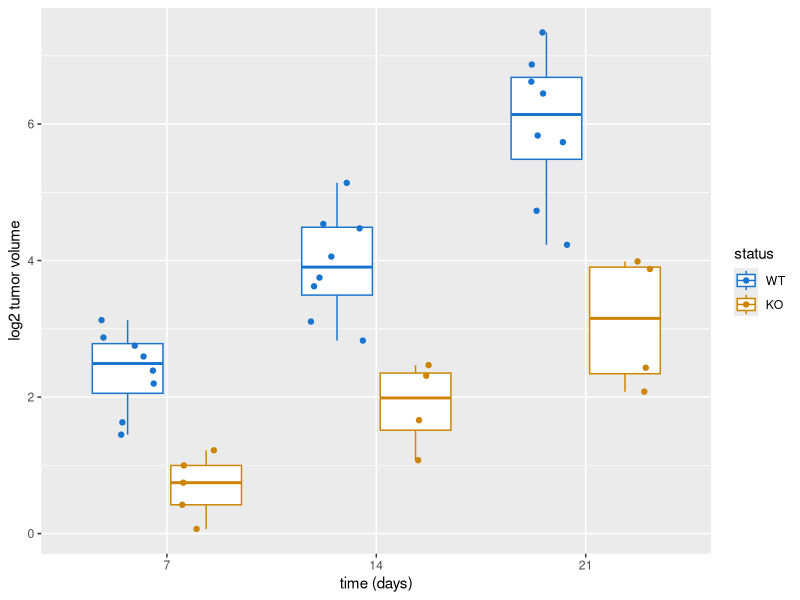
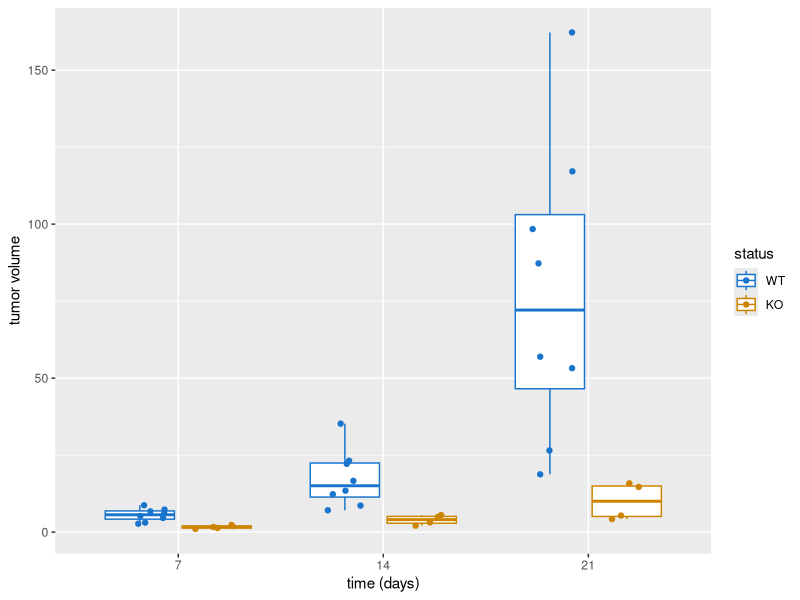
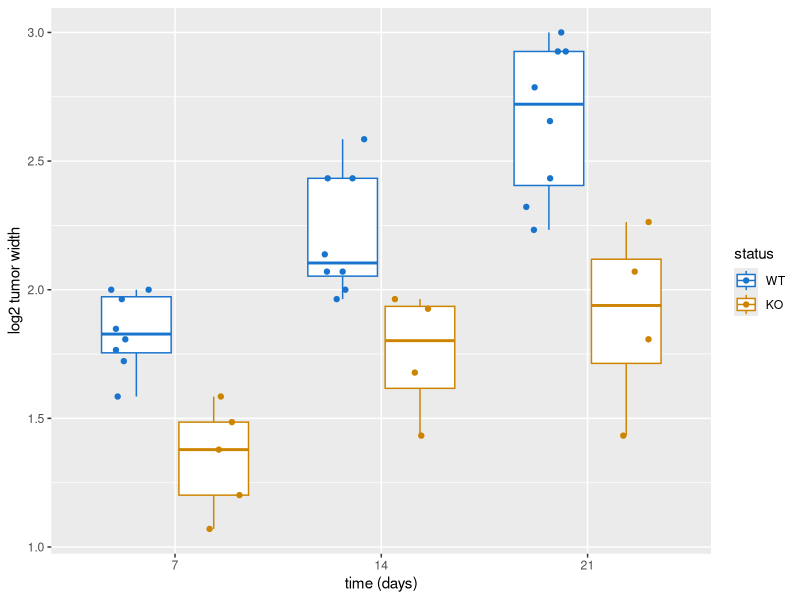
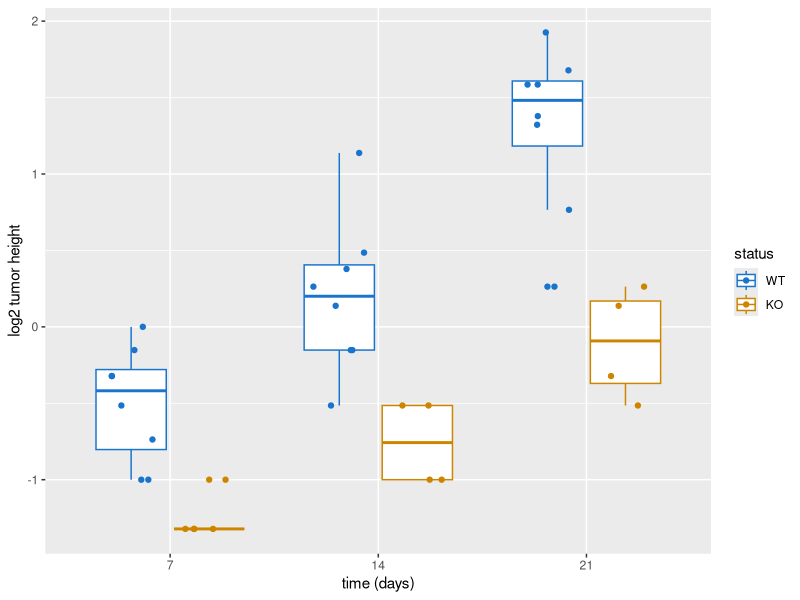
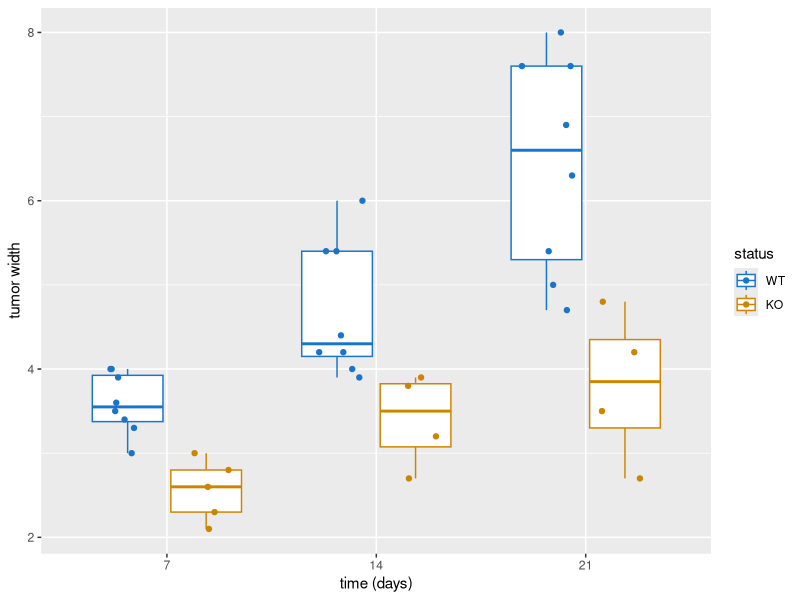
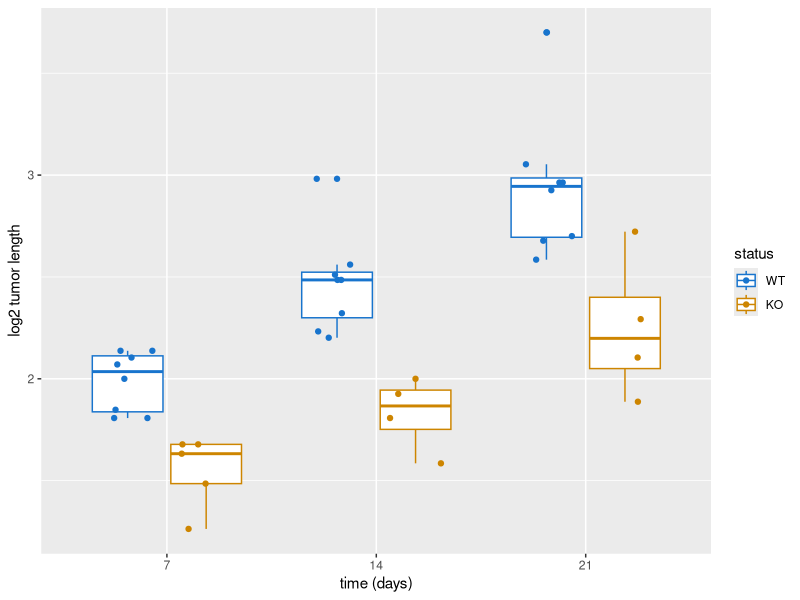
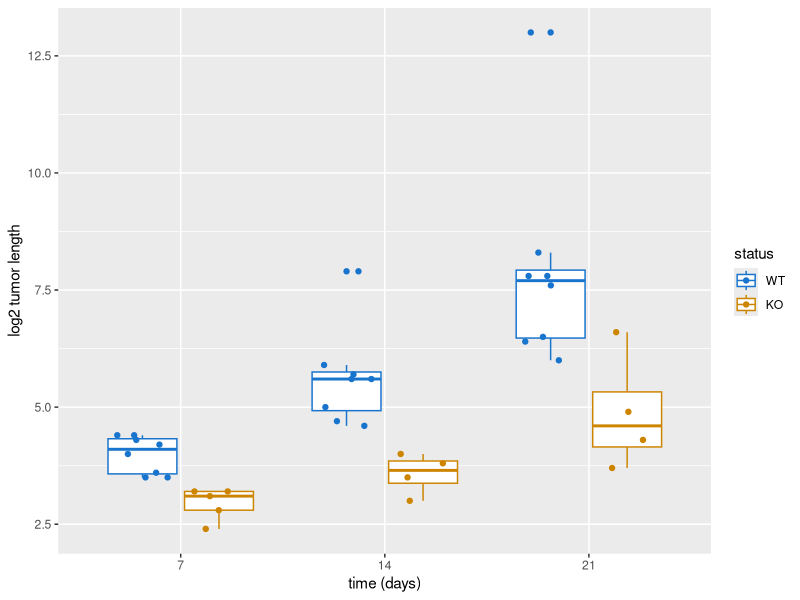
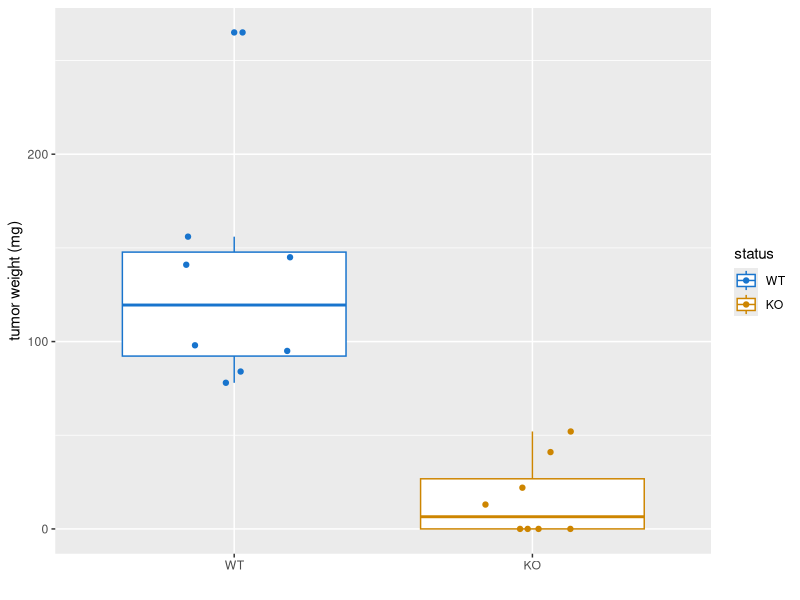

The R source for these figures, in order:
# setwd("E:/Dropbox/HDLBP (1)/")

dat<-read.delim("data/xenograft_all.txt", stringsAsFactors = F, dec = ",")

library(ggplot2)

dat$status<-factor(dat$status, levels=c("WT", "KO"))
dat$time<-factor(dat$time, levels=c("7", "14", "21"))


ggplot(dat, aes(time, log2(Volume), colour=status))+geom_boxplot()+
  geom_point( position = position_jitterdodge(jitter.width = 0.5))+xlab("time (days)")+ylab("log2 tumor volume")+
  scale_colour_manual(values=c("dodgerblue3", "orange3"))

ggplot(dat, aes(time, (Volume), colour=status))+geom_boxplot()+
  geom_point( position = position_jitterdodge(jitter.width = 0.5))+xlab("time (days)")+ylab("tumor volume")+
  scale_colour_manual(values=c("dodgerblue3", "orange3"))

ggplot(dat, aes(time, log2(Width), colour=status))+geom_boxplot()+
  geom_point( position = position_jitterdodge(jitter.width = 0.5))+xlab("time (days)")+ylab("log2 tumor width")+
  scale_colour_manual(values=c("dodgerblue3", "orange3"))
ggplot(dat, aes(time, log2(Height), colour=status))+geom_boxplot()+
  geom_point( position = position_jitterdodge(jitter.width = 0.5))+xlab("time (days)")+ylab("log2 tumor height")+
  scale_colour_manual(values=c("dodgerblue3", "orange3"))
ggplot(dat, aes(time, (Width), colour=status))+geom_boxplot()+
  geom_point( position = position_jitterdodge(jitter.width = 0.5))+xlab("time (days)")+ylab("tumor width")+
  scale_colour_manual(values=c("dodgerblue3", "orange3"))

ggplot(dat, aes(time, log2(Length), colour=status))+geom_boxplot()+
  geom_point( position = position_jitterdodge(jitter.width = 0.5))+xlab("time (days)")+ylab("log2 tumor length")+
  scale_colour_manual(values=c("dodgerblue3", "orange3"))
ggplot(dat, aes(time, (Length), colour=status))+geom_boxplot()+
  geom_point( position = position_jitterdodge(jitter.width = 0.5))+xlab("time (days)")+ylab("log2 tumor length")+
  scale_colour_manual(values=c("dodgerblue3", "orange3"))

ggplot(dat, aes(status, (tumor_weight_mg), colour=status))+geom_boxplot()+
  geom_point( position = position_jitterdodge(jitter.width = 0.8))+xlab("")+ylab("tumor weight (mg)")+
  scale_colour_manual(values=c("dodgerblue3", "orange3"))

ggplot(dat, aes(status, log2(tumor_weight_mg), colour=status))+geom_boxplot()+
  geom_point( position = position_jitterdodge(jitter.width = 0.8))+xlab("")+ylab("log2 tumor weight (mg)")+
  scale_colour_manual(values=c("dodgerblue3", "orange3"))


t.test(dat[dat$status=="WT" & dat$time=="7", "Volume"], dat[dat$status=="KO" & dat$time=="7", "Volume"])
t.test(dat[dat$status=="WT" & dat$time=="14", "Volume"], dat[dat$status=="KO" & dat$time=="14", "Volume"])
t.test(dat[dat$status=="WT" & dat$time=="21", "Volume"], dat[dat$status=="KO" & dat$time=="21", "Volume"])

t.test(dat[dat$status=="WT" & dat$time=="7", "Length"], dat[dat$status=="KO" & dat$time=="7", "Length"])
t.test(dat[dat$status=="WT" & dat$time=="14", "Length"], dat[dat$status=="KO" & dat$time=="14", "Length"])
t.test(dat[dat$status=="WT" & dat$time=="21", "Length"], dat[dat$status=="KO" & dat$time=="21", "Length"])

t.test(dat[dat$status=="WT" & dat$time=="7", "Width"], dat[dat$status=="KO" & dat$time=="7", "Width"])
t.test(dat[dat$status=="WT" & dat$time=="14", "Width"], dat[dat$status=="KO" & dat$time=="14", "Width"])
t.test(dat[dat$status=="WT" & dat$time=="21", "Width"], dat[dat$status=="KO" & dat$time=="21", "Width"])

t.test(dat[dat$status=="WT" & dat$time=="7", "Height"], dat[dat$status=="KO" & dat$time=="7", "Height"])
t.test(dat[dat$status=="WT" & dat$time=="14", "Height"], dat[dat$status=="KO" & dat$time=="14", "Height"])
t.test(dat[dat$status=="WT" & dat$time=="21", "Height"], dat[dat$status=="KO" & dat$time=="21", "Height"])


t.test(dat[dat$status=="WT" & dat$time=="21", "tumor_weight_mg"], dat[dat$status=="KO" & dat$time=="21", "tumor_weight_mg"])


length(na.omit(dat[dat$status=="WT" & dat$time=="7", "Volume"]))
length(na.omit(dat[dat$status=="KO" & dat$time=="7", "Volume"]))
length(na.omit(dat[dat$status=="WT" & dat$time=="14", "Volume"]))
length(na.omit(dat[dat$status=="KO" & dat$time=="14", "Volume"]))
length(na.omit(dat[dat$status=="WT" & dat$time=="21", "Volume"]))
length(na.omit(dat[dat$status=="KO" & dat$time=="21", "Volume"]))
length(na.omit(dat[dat$status=="WT" & dat$time=="21", "tumor_weight_mg"]))
length(na.omit(dat[dat$status=="KO" & dat$time=="21", "tumor_weight_mg"]))




anova_two_way<-aov(Volume~time+status, data=dat)
summary(anova_two_way)

anova_two_way<-aov(Length~time+status, data=dat)
summary(anova_two_way)

anova_two_way<-aov(Width~time+status, data=dat)
summary(anova_two_way)

anova_two_way<-aov(Height~time+status, data=dat)
summary(anova_two_way)

anova_one_way<-aov(tumor_weight_mg~status, data=dat)
summary(anova_one_way)


anova_two_way_int<-aov(Volume~time*status, data=dat)
summary(anova_two_way_int)

TukeyHSD(anova_two_way_int, which = c("time","status"))

dat$status_time<-paste0(dat$status,"_",dat$time)

anova_two_way_int<-aov(Volume~time+status_time, data=dat)
summary(anova_two_way_int)

TukeyHSD(anova_two_way_int, which = "status_time")


